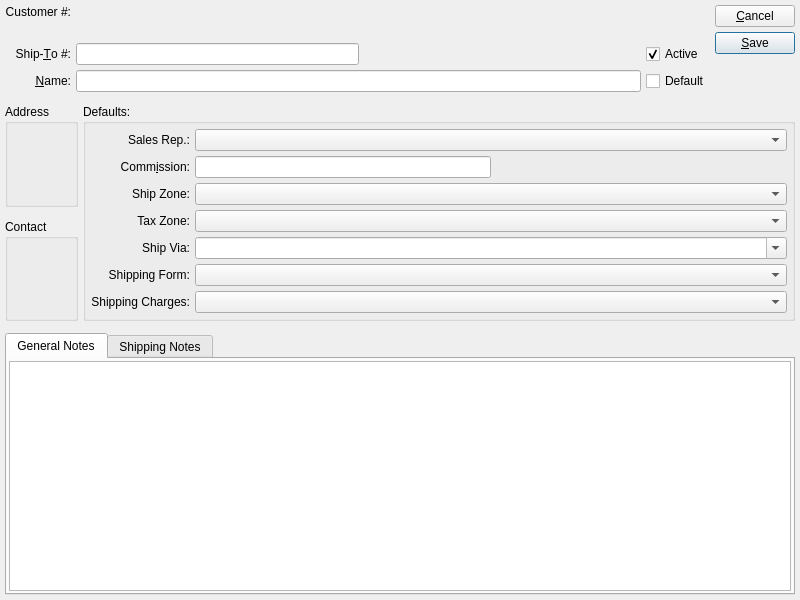
<?xml version="1.0" encoding="UTF-8"?>
<ui version="4.0">
 <comment>This file is part of the xTuple ERP: PostBooks Edition, a free and
open source Enterprise Resource Planning software suite,
Copyright (c) 1999-2010 by OpenMFG LLC, d/b/a xTuple.
It is licensed to you under the Common Public Attribution License
version 1.0, the full text of which (including xTuple-specific Exhibits)
is available at www.xtuple.com/CPAL.  By using this software, you agree
to be bound by its terms.</comment>
 <class>shipTo</class>
 <widget class="QDialog" name="shipTo">
  <property name="geometry">
   <rect>
    <x>0</x>
    <y>0</y>
    <width>800</width>
    <height>600</height>
   </rect>
  </property>
  <property name="sizeIncrement">
   <size>
    <width>0</width>
    <height>0</height>
   </size>
  </property>
  <property name="windowTitle">
   <string>Ship-To</string>
  </property>
  <layout class="QGridLayout" name="gridLayout_6">
   <item row="0" column="0">
    <layout class="QGridLayout" name="gridLayout_5">
     <property name="verticalSpacing">
      <number>12</number>
     </property>
     <item row="0" column="0" colspan="2">
      <layout class="QHBoxLayout" name="horizontalLayout_2">
       <item>
        <layout class="QGridLayout" name="gridLayout_3">
         <item row="1" column="0">
          <widget class="QLabel" name="_shipToNumberLit">
           <property name="text">
            <string>Ship-&amp;To #:</string>
           </property>
           <property name="alignment">
            <set>Qt::AlignRight|Qt::AlignTrailing|Qt::AlignVCenter</set>
           </property>
           <property name="buddy">
            <cstring>_shipToNumber</cstring>
           </property>
          </widget>
         </item>
         <item row="2" column="0">
          <widget class="QLabel" name="_nameLit">
           <property name="text">
            <string>&amp;Name:</string>
           </property>
           <property name="alignment">
            <set>Qt::AlignRight|Qt::AlignTrailing|Qt::AlignVCenter</set>
           </property>
           <property name="buddy">
            <cstring>_name</cstring>
           </property>
          </widget>
         </item>
         <item row="2" column="1">
          <widget class="XLineEdit" name="_name"/>
         </item>
         <item row="1" column="1">
          <layout class="QHBoxLayout" name="horizontalLayout">
           <item>
            <widget class="XLineEdit" name="_shipToNumber"/>
           </item>
           <item>
            <spacer name="horizontalSpacer">
             <property name="orientation">
              <enum>Qt::Horizontal</enum>
             </property>
             <property name="sizeHint" stdset="0">
              <size>
               <width>40</width>
               <height>20</height>
              </size>
             </property>
            </spacer>
           </item>
          </layout>
         </item>
         <item row="1" column="2">
          <widget class="QCheckBox" name="_active">
           <property name="text">
            <string>Active</string>
           </property>
           <property name="checked">
            <bool>true</bool>
           </property>
          </widget>
         </item>
         <item row="2" column="2">
          <widget class="QCheckBox" name="_default">
           <property name="text">
            <string>Default</string>
           </property>
          </widget>
         </item>
         <item row="0" column="1">
          <layout class="QVBoxLayout" name="verticalLayout">
           <item>
            <widget class="QLabel" name="_custNum"/>
           </item>
           <item>
            <widget class="QLabel" name="_custName"/>
           </item>
          </layout>
         </item>
         <item row="0" column="0">
          <layout class="QVBoxLayout" name="verticalLayout_2">
           <item>
            <widget class="QLabel" name="_custNumberLit">
             <property name="text">
              <string>Customer #:</string>
             </property>
             <property name="alignment">
              <set>Qt::AlignRight|Qt::AlignTrailing|Qt::AlignVCenter</set>
             </property>
             <property name="buddy">
              <cstring>_custNum</cstring>
             </property>
            </widget>
           </item>
           <item>
            <spacer name="verticalSpacer_3">
             <property name="orientation">
              <enum>Qt::Vertical</enum>
             </property>
             <property name="sizeHint" stdset="0">
              <size>
               <width>20</width>
               <height>0</height>
              </size>
             </property>
            </spacer>
           </item>
          </layout>
         </item>
        </layout>
       </item>
       <item>
        <layout class="QVBoxLayout">
         <property name="spacing">
          <number>5</number>
         </property>
         <item>
          <widget class="QPushButton" name="_close">
           <property name="text">
            <string>&amp;Cancel</string>
           </property>
          </widget>
         </item>
         <item>
          <widget class="QPushButton" name="_save">
           <property name="text">
            <string>&amp;Save</string>
           </property>
           <property name="autoDefault">
            <bool>true</bool>
           </property>
           <property name="default">
            <bool>true</bool>
           </property>
          </widget>
         </item>
         <item>
          <spacer name="verticalSpacer_2">
           <property name="orientation">
            <enum>Qt::Vertical</enum>
           </property>
           <property name="sizeHint" stdset="0">
            <size>
             <width>20</width>
             <height>0</height>
            </size>
           </property>
          </spacer>
         </item>
        </layout>
       </item>
      </layout>
     </item>
     <item row="1" column="0">
      <widget class="QGroupBox" name="_addrGroup">
       <property name="title">
        <string>Address</string>
       </property>
       <layout class="QGridLayout" name="gridLayout_4">
        <item row="0" column="0">
         <widget class="AddressCluster" name="_address"/>
        </item>
       </layout>
      </widget>
     </item>
     <item row="1" column="1" rowspan="2">
      <widget class="QGroupBox" name="_defaultsGroup">
       <property name="title">
        <string>Defaults:</string>
       </property>
       <layout class="QGridLayout" name="gridLayout">
        <item row="0" column="0">
         <widget class="QLabel" name="_salesRepLit">
          <property name="text">
           <string>Sales Rep.:</string>
          </property>
          <property name="alignment">
           <set>Qt::AlignRight|Qt::AlignTrailing|Qt::AlignVCenter</set>
          </property>
         </widget>
        </item>
        <item row="0" column="1">
         <widget class="XComboBox" name="_salesRep">
          <property name="type">
           <enum>XComboBox::SalesReps</enum>
          </property>
         </widget>
        </item>
        <item row="1" column="0">
         <widget class="QLabel" name="_commissionLit">
          <property name="text">
           <string>Comm&amp;ission:</string>
          </property>
          <property name="alignment">
           <set>Qt::AlignRight|Qt::AlignTrailing|Qt::AlignVCenter</set>
          </property>
          <property name="buddy">
           <cstring>_commission</cstring>
          </property>
         </widget>
        </item>
        <item row="1" column="1">
         <layout class="QHBoxLayout">
          <property name="spacing">
           <number>0</number>
          </property>
          <item>
           <widget class="XLineEdit" name="_commission">
            <property name="alignment">
             <set>Qt::AlignRight</set>
            </property>
           </widget>
          </item>
          <item>
           <spacer>
            <property name="orientation">
             <enum>Qt::Horizontal</enum>
            </property>
            <property name="sizeType">
             <enum>QSizePolicy::Expanding</enum>
            </property>
            <property name="sizeHint" stdset="0">
             <size>
              <width>20</width>
              <height>20</height>
             </size>
            </property>
           </spacer>
          </item>
         </layout>
        </item>
        <item row="2" column="0">
         <widget class="QLabel" name="_zoneLit">
          <property name="text">
           <string>Ship Zone:</string>
          </property>
          <property name="alignment">
           <set>Qt::AlignRight|Qt::AlignTrailing|Qt::AlignVCenter</set>
          </property>
         </widget>
        </item>
        <item row="2" column="1">
         <widget class="XComboBox" name="_shipZone">
          <property name="allowNull">
           <bool>true</bool>
          </property>
          <property name="nullStr">
           <string>None</string>
          </property>
         </widget>
        </item>
        <item row="3" column="0">
         <widget class="QLabel" name="_taxZoneLit">
          <property name="text">
           <string>Tax Zone:</string>
          </property>
          <property name="alignment">
           <set>Qt::AlignRight|Qt::AlignTrailing|Qt::AlignVCenter</set>
          </property>
         </widget>
        </item>
        <item row="3" column="1">
         <widget class="XComboBox" name="_taxzone">
          <property name="allowNull">
           <bool>true</bool>
          </property>
          <property name="nullStr">
           <string>None</string>
          </property>
          <property name="type">
           <enum>XComboBox::TaxZones</enum>
          </property>
         </widget>
        </item>
        <item row="4" column="0">
         <widget class="QLabel" name="_shipviaLlit">
          <property name="text">
           <string>Ship Via:</string>
          </property>
          <property name="alignment">
           <set>Qt::AlignRight|Qt::AlignTrailing|Qt::AlignVCenter</set>
          </property>
         </widget>
        </item>
        <item row="4" column="1">
         <widget class="XComboBox" name="_shipVia">
          <property name="sizePolicy">
           <sizepolicy hsizetype="Expanding" vsizetype="Fixed">
            <horstretch>0</horstretch>
            <verstretch>0</verstretch>
           </sizepolicy>
          </property>
          <property name="editable">
           <bool>true</bool>
          </property>
          <property name="allowNull">
           <bool>true</bool>
          </property>
          <property name="type">
           <enum>XComboBox::ShipVias</enum>
          </property>
         </widget>
        </item>
        <item row="5" column="0">
         <widget class="QLabel" name="_shippingFormLit">
          <property name="text">
           <string>Shipping Form:</string>
          </property>
          <property name="alignment">
           <set>Qt::AlignRight|Qt::AlignTrailing|Qt::AlignVCenter</set>
          </property>
         </widget>
        </item>
        <item row="5" column="1">
         <widget class="XComboBox" name="_shipform">
          <property name="sizePolicy">
           <sizepolicy hsizetype="Expanding" vsizetype="Fixed">
            <horstretch>0</horstretch>
            <verstretch>0</verstretch>
           </sizepolicy>
          </property>
          <property name="type">
           <enum>XComboBox::ShippingForms</enum>
          </property>
         </widget>
        </item>
        <item row="6" column="0">
         <widget class="QLabel" name="_shippingChargesLit">
          <property name="text">
           <string>Shipping Charges:</string>
          </property>
          <property name="alignment">
           <set>Qt::AlignRight|Qt::AlignTrailing|Qt::AlignVCenter</set>
          </property>
         </widget>
        </item>
        <item row="6" column="1">
         <widget class="XComboBox" name="_shipchrg">
          <property name="sizePolicy">
           <sizepolicy hsizetype="Expanding" vsizetype="Fixed">
            <horstretch>0</horstretch>
            <verstretch>0</verstretch>
           </sizepolicy>
          </property>
          <property name="allowNull">
           <bool>true</bool>
          </property>
          <property name="type">
           <enum>XComboBox::ShippingCharges</enum>
          </property>
         </widget>
        </item>
        <item row="7" column="1">
         <spacer name="verticalSpacer">
          <property name="orientation">
           <enum>Qt::Vertical</enum>
          </property>
          <property name="sizeHint" stdset="0">
           <size>
            <width>20</width>
            <height>0</height>
           </size>
          </property>
         </spacer>
        </item>
       </layout>
      </widget>
     </item>
     <item row="2" column="0">
      <widget class="QGroupBox" name="_cntctGroup">
       <property name="title">
        <string>Contact</string>
       </property>
       <layout class="QGridLayout" name="gridLayout_2">
        <item row="0" column="0">
         <widget class="ContactCluster" name="_contact">
          <property name="minimalLayout">
           <bool>true</bool>
          </property>
         </widget>
        </item>
       </layout>
      </widget>
     </item>
     <item row="3" column="0" colspan="2">
      <widget class="QTabWidget" name="_commentsTab">
       <property name="sizePolicy">
        <sizepolicy hsizetype="Expanding" vsizetype="Expanding">
         <horstretch>0</horstretch>
         <verstretch>1</verstretch>
        </sizepolicy>
       </property>
       <property name="currentIndex">
        <number>0</number>
       </property>
       <widget class="QWidget" name="_generalTab">
        <attribute name="title">
         <string>General Notes</string>
        </attribute>
        <layout class="QHBoxLayout">
         <property name="spacing">
          <number>0</number>
         </property>
         <property name="margin">
          <number>2</number>
         </property>
         <item>
          <widget class="QTextEdit" name="_comments"/>
         </item>
        </layout>
       </widget>
       <widget class="QWidget" name="_shippingTab">
        <attribute name="title">
         <string>Shipping Notes</string>
        </attribute>
        <layout class="QHBoxLayout">
         <property name="spacing">
          <number>0</number>
         </property>
         <property name="margin">
          <number>2</number>
         </property>
         <item>
          <widget class="QTextEdit" name="_shippingComments"/>
         </item>
        </layout>
       </widget>
      </widget>
     </item>
    </layout>
   </item>
  </layout>
 </widget>
 <layoutdefault spacing="5" margin="5"/>
 <pixmapfunction>qPixmapFromMimeSource</pixmapfunction>
 <customwidgets>
  <customwidget>
   <class>AddressCluster</class>
   <extends>QWidget</extends>
   <header>addresscluster.h</header>
  </customwidget>
  <customwidget>
   <class>ContactCluster</class>
   <extends>QWidget</extends>
   <header>contactcluster.h</header>
  </customwidget>
  <customwidget>
   <class>XComboBox</class>
   <extends>QComboBox</extends>
   <header>xcombobox.h</header>
  </customwidget>
  <customwidget>
   <class>XLineEdit</class>
   <extends>QLineEdit</extends>
   <header>xlineedit.h</header>
   <container>1</container>
  </customwidget>
 </customwidgets>
 <tabstops>
  <tabstop>_shipToNumber</tabstop>
  <tabstop>_name</tabstop>
  <tabstop>_active</tabstop>
  <tabstop>_default</tabstop>
  <tabstop>_address</tabstop>
  <tabstop>_contact</tabstop>
  <tabstop>_salesRep</tabstop>
  <tabstop>_commission</tabstop>
  <tabstop>_shipZone</tabstop>
  <tabstop>_taxzone</tabstop>
  <tabstop>_shipVia</tabstop>
  <tabstop>_shipform</tabstop>
  <tabstop>_shipchrg</tabstop>
  <tabstop>_commentsTab</tabstop>
  <tabstop>_comments</tabstop>
  <tabstop>_shippingComments</tabstop>
  <tabstop>_save</tabstop>
  <tabstop>_close</tabstop>
 </tabstops>
 <resources/>
 <connections>
  <connection>
   <sender>_close</sender>
   <signal>clicked()</signal>
   <receiver>shipTo</receiver>
   <slot>close()</slot>
   <hints>
    <hint type="sourcelabel">
     <x>20</x>
     <y>20</y>
    </hint>
    <hint type="destinationlabel">
     <x>20</x>
     <y>20</y>
    </hint>
   </hints>
  </connection>
 </connections>
</ui>
